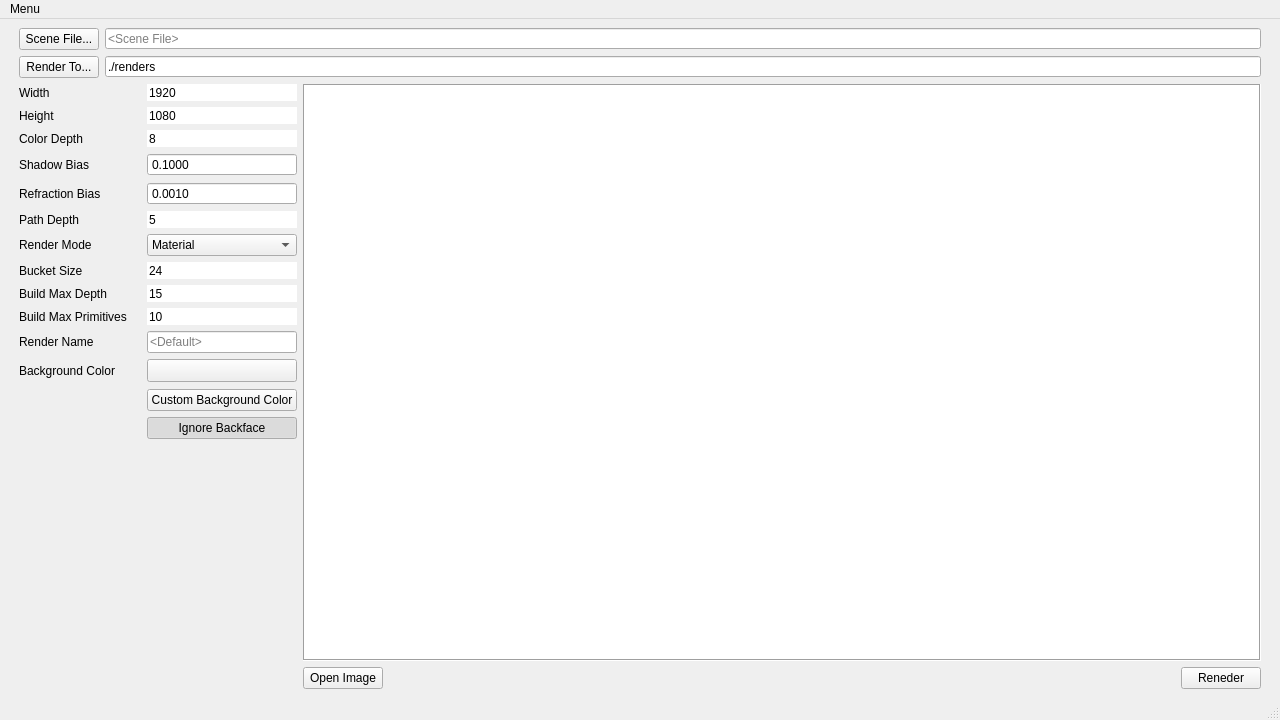
<?xml version="1.0" encoding="UTF-8"?>
<ui version="4.0">
 <class>RayTracer</class>
 <widget class="QMainWindow" name="RayTracer">
  <property name="geometry">
   <rect>
    <x>0</x>
    <y>0</y>
    <width>1280</width>
    <height>720</height>
   </rect>
  </property>
  <property name="minimumSize">
   <size>
    <width>800</width>
    <height>600</height>
   </size>
  </property>
  <property name="maximumSize">
   <size>
    <width>16777215</width>
    <height>16777215</height>
   </size>
  </property>
  <property name="windowTitle">
   <string>RayTracer</string>
  </property>
  <property name="windowIcon">
   <iconset>
    <normaloff>icons/RayTracing.png</normaloff>icons/RayTracing.png</iconset>
  </property>
  <widget class="QWidget" name="centralwidget">
   <layout class="QGridLayout" name="gridLayout_2" rowstretch="0,0,1,0,0,0" columnstretch="0,1,0,0,0,0">
    <item row="1" column="0" colspan="6">
     <layout class="QHBoxLayout" name="saveDirLayout">
      <property name="leftMargin">
       <number>10</number>
      </property>
      <property name="rightMargin">
       <number>10</number>
      </property>
      <item>
       <widget class="QPushButton" name="saveDirBtn">
        <property name="maximumSize">
         <size>
          <width>16777215</width>
          <height>24</height>
         </size>
        </property>
        <property name="toolTip">
         <string>Choose a directory to output the rendered image.</string>
        </property>
        <property name="text">
         <string>Render To...</string>
        </property>
       </widget>
      </item>
      <item>
       <widget class="QLineEdit" name="saveDirEntry">
        <property name="maximumSize">
         <size>
          <width>16777215</width>
          <height>21</height>
         </size>
        </property>
        <property name="toolTip">
         <string>The directory to output the rendered image.</string>
        </property>
        <property name="text">
         <string>./renders</string>
        </property>
        <property name="placeholderText">
         <string/>
        </property>
       </widget>
      </item>
     </layout>
    </item>
    <item row="2" column="0" rowspan="4">
     <layout class="QFormLayout" name="mainSettingsLayout">
      <property name="fieldGrowthPolicy">
       <enum>QFormLayout::FieldGrowthPolicy::AllNonFixedFieldsGrow</enum>
      </property>
      <property name="horizontalSpacing">
       <number>20</number>
      </property>
      <property name="verticalSpacing">
       <number>6</number>
      </property>
      <property name="leftMargin">
       <number>10</number>
      </property>
      <item row="0" column="0">
       <widget class="QLabel" name="resWidthLabel">
        <property name="toolTip">
         <string>The width of the resulting image in pixels.</string>
        </property>
        <property name="text">
         <string>Width</string>
        </property>
       </widget>
      </item>
      <item row="0" column="1">
       <widget class="QSpinBox" name="resWidthSpin">
        <property name="maximumSize">
         <size>
          <width>150</width>
          <height>16777215</height>
         </size>
        </property>
        <property name="toolTip">
         <string>The width of the resulting image in pixels.</string>
        </property>
        <property name="wrapping">
         <bool>false</bool>
        </property>
        <property name="frame">
         <bool>false</bool>
        </property>
        <property name="buttonSymbols">
         <enum>QAbstractSpinBox::ButtonSymbols::NoButtons</enum>
        </property>
        <property name="showGroupSeparator" stdset="0">
         <bool>false</bool>
        </property>
        <property name="minimum">
         <number>2</number>
        </property>
        <property name="maximum">
         <number>20000</number>
        </property>
        <property name="value">
         <number>1920</number>
        </property>
        <property name="displayIntegerBase">
         <number>10</number>
        </property>
       </widget>
      </item>
      <item row="1" column="0">
       <widget class="QLabel" name="resHeightLabel">
        <property name="toolTip">
         <string>The height of the resulting image in pixels.</string>
        </property>
        <property name="text">
         <string>Height</string>
        </property>
       </widget>
      </item>
      <item row="1" column="1">
       <widget class="QSpinBox" name="resHeightSpin">
        <property name="maximumSize">
         <size>
          <width>150</width>
          <height>16777215</height>
         </size>
        </property>
        <property name="toolTip">
         <string>The height of the resulting image in pixels.</string>
        </property>
        <property name="wrapping">
         <bool>false</bool>
        </property>
        <property name="frame">
         <bool>false</bool>
        </property>
        <property name="buttonSymbols">
         <enum>QAbstractSpinBox::ButtonSymbols::NoButtons</enum>
        </property>
        <property name="showGroupSeparator" stdset="0">
         <bool>false</bool>
        </property>
        <property name="minimum">
         <number>2</number>
        </property>
        <property name="maximum">
         <number>20000</number>
        </property>
        <property name="value">
         <number>1080</number>
        </property>
        <property name="displayIntegerBase">
         <number>10</number>
        </property>
       </widget>
      </item>
      <item row="2" column="0">
       <widget class="QLabel" name="colorDepthLabel">
        <property name="toolTip">
         <string>Color precision. The higher the color depth - the more color nuances will be produced. Defaults to 8-bit color, which makes each color component have a maximum value of 255, for a total of 16,777,216 colors.</string>
        </property>
        <property name="text">
         <string>Color Depth</string>
        </property>
       </widget>
      </item>
      <item row="2" column="1">
       <widget class="QSpinBox" name="colorDepthSpin">
        <property name="maximumSize">
         <size>
          <width>150</width>
          <height>16777215</height>
         </size>
        </property>
        <property name="toolTip">
         <string>Color precision. The higher the color depth - the more color nuances will be produced. Defaults to 8-bit color, which makes each color component have a maximum value of 255, for a total of 16,777,216 colors. Currently not set up.</string>
        </property>
        <property name="wrapping">
         <bool>false</bool>
        </property>
        <property name="frame">
         <bool>false</bool>
        </property>
        <property name="readOnly">
         <bool>true</bool>
        </property>
        <property name="buttonSymbols">
         <enum>QAbstractSpinBox::ButtonSymbols::NoButtons</enum>
        </property>
        <property name="showGroupSeparator" stdset="0">
         <bool>false</bool>
        </property>
        <property name="minimum">
         <number>2</number>
        </property>
        <property name="maximum">
         <number>24</number>
        </property>
        <property name="value">
         <number>8</number>
        </property>
        <property name="displayIntegerBase">
         <number>10</number>
        </property>
       </widget>
      </item>
      <item row="3" column="0">
       <widget class="QLabel" name="shadowBiasLabel">
        <property name="toolTip">
         <string>Precision fix for shadow rays. Use for correcting shadow artifacts when rendering diffuse objects.</string>
        </property>
        <property name="text">
         <string>Shadow Bias</string>
        </property>
       </widget>
      </item>
      <item row="3" column="1">
       <widget class="QDoubleSpinBox" name="shadowBiasSpin">
        <property name="maximumSize">
         <size>
          <width>150</width>
          <height>16777215</height>
         </size>
        </property>
        <property name="toolTip">
         <string>Precision fix for shadow rays. Use for correcting shadow artifacts when rendering diffuse objects.</string>
        </property>
        <property name="buttonSymbols">
         <enum>QAbstractSpinBox::ButtonSymbols::NoButtons</enum>
        </property>
        <property name="decimals">
         <number>4</number>
        </property>
        <property name="maximum">
         <double>1.000000000000000</double>
        </property>
        <property name="singleStep">
         <double>0.010000000000000</double>
        </property>
        <property name="value">
         <double>0.100000000000000</double>
        </property>
       </widget>
      </item>
      <item row="4" column="0">
       <widget class="QLabel" name="refractBiasLabel">
        <property name="toolTip">
         <string>Precision fix for refraction rays. Use for correcting refraction artifacts when rendering semi-transparent objects.</string>
        </property>
        <property name="text">
         <string>Refraction Bias</string>
        </property>
       </widget>
      </item>
      <item row="4" column="1">
       <widget class="QDoubleSpinBox" name="refractBiasSpin">
        <property name="maximumSize">
         <size>
          <width>150</width>
          <height>16777215</height>
         </size>
        </property>
        <property name="toolTip">
         <string>Precision fix for refraction rays. Use for correcting refraction artifacts when rendering semi-transparent objects.</string>
        </property>
        <property name="buttonSymbols">
         <enum>QAbstractSpinBox::ButtonSymbols::NoButtons</enum>
        </property>
        <property name="decimals">
         <number>4</number>
        </property>
        <property name="maximum">
         <double>1.000000000000000</double>
        </property>
        <property name="singleStep">
         <double>0.010000000000000</double>
        </property>
        <property name="value">
         <double>0.001000000000000</double>
        </property>
       </widget>
      </item>
      <item row="5" column="0">
       <widget class="QLabel" name="pathDepthLabel">
        <property name="toolTip">
         <string>The number of times a ray can be reflected or refracted before it stops calculating.</string>
        </property>
        <property name="text">
         <string>Path Depth</string>
        </property>
       </widget>
      </item>
      <item row="5" column="1">
       <widget class="QSpinBox" name="pathDepthSpin">
        <property name="maximumSize">
         <size>
          <width>150</width>
          <height>16777215</height>
         </size>
        </property>
        <property name="toolTip">
         <string>The number of times a ray can be reflected or refracted before it stops calculating.</string>
        </property>
        <property name="wrapping">
         <bool>false</bool>
        </property>
        <property name="frame">
         <bool>false</bool>
        </property>
        <property name="buttonSymbols">
         <enum>QAbstractSpinBox::ButtonSymbols::NoButtons</enum>
        </property>
        <property name="showGroupSeparator" stdset="0">
         <bool>false</bool>
        </property>
        <property name="minimum">
         <number>2</number>
        </property>
        <property name="maximum">
         <number>100</number>
        </property>
        <property name="value">
         <number>5</number>
        </property>
        <property name="displayIntegerBase">
         <number>10</number>
        </property>
       </widget>
      </item>
      <item row="6" column="0">
       <widget class="QLabel" name="renderModeLabel">
        <property name="toolTip">
         <string>The number of times a ray can be reflected or refracted before it stops calculating.</string>
        </property>
        <property name="text">
         <string>Render Mode</string>
        </property>
       </widget>
      </item>
      <item row="6" column="1">
       <widget class="QComboBox" name="renderModeCombo">
        <property name="maximumSize">
         <size>
          <width>150</width>
          <height>16777215</height>
         </size>
        </property>
        <property name="contextMenuPolicy">
         <enum>Qt::ContextMenuPolicy::PreventContextMenu</enum>
        </property>
        <property name="toolTip">
         <string>Choose how the rendered image would look like.</string>
        </property>
        <property name="currentIndex">
         <number>0</number>
        </property>
        <item>
         <property name="text">
          <string>Material</string>
         </property>
        </item>
        <item>
         <property name="text">
          <string>Random Mesh Color</string>
         </property>
        </item>
        <item>
         <property name="text">
          <string>Random Triangle Color</string>
         </property>
        </item>
        <item>
         <property name="text">
          <string>Barycentric Coordinates</string>
         </property>
        </item>
        <item>
         <property name="text">
          <string>Normals</string>
         </property>
        </item>
        <item>
         <property name="text">
          <string>Shaded Normals</string>
         </property>
        </item>
       </widget>
      </item>
      <item row="7" column="0">
       <widget class="QLabel" name="bucketSizeLabel">
        <property name="toolTip">
         <string>The size of each render bucket. Defaults to 24x24 pixels.</string>
        </property>
        <property name="text">
         <string>Bucket Size</string>
        </property>
       </widget>
      </item>
      <item row="7" column="1">
       <widget class="QSpinBox" name="bucketSizeSpin">
        <property name="maximumSize">
         <size>
          <width>150</width>
          <height>16777215</height>
         </size>
        </property>
        <property name="toolTip">
         <string>The size of each render bucket. Defaults to 24x24 pixels.</string>
        </property>
        <property name="wrapping">
         <bool>false</bool>
        </property>
        <property name="frame">
         <bool>false</bool>
        </property>
        <property name="buttonSymbols">
         <enum>QAbstractSpinBox::ButtonSymbols::NoButtons</enum>
        </property>
        <property name="showGroupSeparator" stdset="0">
         <bool>false</bool>
        </property>
        <property name="minimum">
         <number>2</number>
        </property>
        <property name="maximum">
         <number>1000</number>
        </property>
        <property name="value">
         <number>24</number>
        </property>
        <property name="displayIntegerBase">
         <number>10</number>
        </property>
       </widget>
      </item>
      <item row="8" column="0">
       <widget class="QLabel" name="accTreeMaxDepthLabel">
        <property name="toolTip">
         <string>The maximum depth for building an acceleration tree (KD or BVH). Defaults to 15.</string>
        </property>
        <property name="text">
         <string>Build Max Depth</string>
        </property>
       </widget>
      </item>
      <item row="8" column="1">
       <widget class="QSpinBox" name="accTreeMaxDepthSpin">
        <property name="maximumSize">
         <size>
          <width>150</width>
          <height>16777215</height>
         </size>
        </property>
        <property name="toolTip">
         <string>The maximum depth for building an acceleration tree (KD or BVH). Defaults to 15.</string>
        </property>
        <property name="wrapping">
         <bool>false</bool>
        </property>
        <property name="frame">
         <bool>false</bool>
        </property>
        <property name="buttonSymbols">
         <enum>QAbstractSpinBox::ButtonSymbols::NoButtons</enum>
        </property>
        <property name="showGroupSeparator" stdset="0">
         <bool>false</bool>
        </property>
        <property name="minimum">
         <number>1</number>
        </property>
        <property name="maximum">
         <number>30</number>
        </property>
        <property name="value">
         <number>15</number>
        </property>
        <property name="displayIntegerBase">
         <number>10</number>
        </property>
       </widget>
      </item>
      <item row="9" column="0">
       <widget class="QLabel" name="maxAABBTriCountLabel">
        <property name="toolTip">
         <string>The maximum number of triangles a single node of the acceleration tree can hold. Defaults to 10.</string>
        </property>
        <property name="text">
         <string>Build Max Primitives</string>
        </property>
       </widget>
      </item>
      <item row="9" column="1">
       <widget class="QSpinBox" name="maxAABBTriCountSpin">
        <property name="maximumSize">
         <size>
          <width>150</width>
          <height>16777215</height>
         </size>
        </property>
        <property name="toolTip">
         <string>The maximum number of triangles a single node of the acceleration tree can hold. Defaults to 10.</string>
        </property>
        <property name="wrapping">
         <bool>false</bool>
        </property>
        <property name="frame">
         <bool>false</bool>
        </property>
        <property name="buttonSymbols">
         <enum>QAbstractSpinBox::ButtonSymbols::NoButtons</enum>
        </property>
        <property name="showGroupSeparator" stdset="0">
         <bool>false</bool>
        </property>
        <property name="minimum">
         <number>1</number>
        </property>
        <property name="maximum">
         <number>50</number>
        </property>
        <property name="value">
         <number>10</number>
        </property>
        <property name="displayIntegerBase">
         <number>10</number>
        </property>
       </widget>
      </item>
      <item row="10" column="0">
       <widget class="QLabel" name="rendNameLabel">
        <property name="toolTip">
         <string>The name of the rendered image. If not set, it will use the name of the scene file.</string>
        </property>
        <property name="text">
         <string>Render Name</string>
        </property>
       </widget>
      </item>
      <item row="10" column="1">
       <widget class="QLineEdit" name="rendNameEntry">
        <property name="maximumSize">
         <size>
          <width>150</width>
          <height>16777215</height>
         </size>
        </property>
        <property name="toolTip">
         <string>The name of the rendered image. If not set, it will use the name of the scene file.</string>
        </property>
        <property name="text">
         <string/>
        </property>
        <property name="placeholderText">
         <string>&lt;Default&gt;</string>
        </property>
       </widget>
      </item>
      <item row="11" column="0">
       <widget class="QLabel" name="colorPreviewLabel">
        <property name="minimumSize">
         <size>
          <width>24</width>
          <height>24</height>
         </size>
        </property>
        <property name="toolTip">
         <string>The background color for the rendered image.</string>
        </property>
        <property name="frameShape">
         <enum>QFrame::Shape::NoFrame</enum>
        </property>
        <property name="text">
         <string>Background Color</string>
        </property>
       </widget>
      </item>
      <item row="11" column="1">
       <widget class="QToolButton" name="colorPickerBtn">
        <property name="sizePolicy">
         <sizepolicy hsizetype="Minimum" vsizetype="Fixed">
          <horstretch>0</horstretch>
          <verstretch>0</verstretch>
         </sizepolicy>
        </property>
        <property name="maximumSize">
         <size>
          <width>150</width>
          <height>16777215</height>
         </size>
        </property>
        <property name="cursor">
         <cursorShape>PointingHandCursor</cursorShape>
        </property>
        <property name="toolTip">
         <string>Click to select a color</string>
        </property>
        <property name="autoFillBackground">
         <bool>false</bool>
        </property>
        <property name="styleSheet">
         <string notr="true"/>
        </property>
        <property name="text">
         <string/>
        </property>
        <property name="checkable">
         <bool>false</bool>
        </property>
        <property name="checked">
         <bool>false</bool>
        </property>
        <property name="autoRepeat">
         <bool>false</bool>
        </property>
        <property name="autoExclusive">
         <bool>false</bool>
        </property>
        <property name="toolButtonStyle">
         <enum>Qt::ToolButtonStyle::ToolButtonIconOnly</enum>
        </property>
        <property name="autoRaise">
         <bool>false</bool>
        </property>
        <property name="arrowType">
         <enum>Qt::ArrowType::NoArrow</enum>
        </property>
       </widget>
      </item>
      <item row="12" column="1">
       <widget class="QPushButton" name="overrideBGColorBtn">
        <property name="maximumSize">
         <size>
          <width>150</width>
          <height>16777215</height>
         </size>
        </property>
        <property name="toolTip">
         <string>Should the back faces of the triangles be rendered or ignored.</string>
        </property>
        <property name="text">
         <string>Custom Background Color</string>
        </property>
        <property name="checkable">
         <bool>true</bool>
        </property>
        <property name="checked">
         <bool>false</bool>
        </property>
        <property name="default">
         <bool>false</bool>
        </property>
        <property name="flat">
         <bool>false</bool>
        </property>
       </widget>
      </item>
      <item row="13" column="1">
       <widget class="QPushButton" name="ignoreBackfaceBtn">
        <property name="maximumSize">
         <size>
          <width>150</width>
          <height>16777215</height>
         </size>
        </property>
        <property name="toolTip">
         <string>Should the back faces of the triangles be rendered or ignored.</string>
        </property>
        <property name="text">
         <string>Ignore Backface</string>
        </property>
        <property name="checkable">
         <bool>true</bool>
        </property>
        <property name="checked">
         <bool>true</bool>
        </property>
        <property name="flat">
         <bool>false</bool>
        </property>
       </widget>
      </item>
      <item row="14" column="1">
       <spacer name="verticalSpacer">
        <property name="orientation">
         <enum>Qt::Orientation::Vertical</enum>
        </property>
        <property name="sizeHint" stdset="0">
         <size>
          <width>20</width>
          <height>40</height>
         </size>
        </property>
       </spacer>
      </item>
     </layout>
    </item>
    <item row="0" column="0" colspan="6">
     <layout class="QHBoxLayout" name="sceneFileLayout">
      <property name="leftMargin">
       <number>10</number>
      </property>
      <property name="rightMargin">
       <number>10</number>
      </property>
      <item>
       <widget class="QPushButton" name="sceneFileBtn">
        <property name="maximumSize">
         <size>
          <width>16777215</width>
          <height>24</height>
         </size>
        </property>
        <property name="toolTip">
         <string>Choose a scene file to be processed and rendered.</string>
        </property>
        <property name="text">
         <string>Scene File...</string>
        </property>
       </widget>
      </item>
      <item>
       <widget class="QLineEdit" name="sceneFileEntry">
        <property name="maximumSize">
         <size>
          <width>16777215</width>
          <height>21</height>
         </size>
        </property>
        <property name="toolTip">
         <string>The scene file to be processed and rendered.</string>
        </property>
        <property name="text">
         <string/>
        </property>
        <property name="placeholderText">
         <string>&lt;Scene File&gt;</string>
        </property>
       </widget>
      </item>
     </layout>
    </item>
    <item row="2" column="1" rowspan="4" colspan="5">
     <layout class="QGridLayout" name="viewerLayout" rowstretch="1,0,0,0">
      <property name="rightMargin">
       <number>10</number>
      </property>
      <item row="3" column="6">
       <widget class="QPushButton" name="renderBtn">
        <property name="text">
         <string>Reneder</string>
        </property>
       </widget>
      </item>
      <item row="3" column="2">
       <widget class="QPushButton" name="prevImgBtn">
        <property name="text">
         <string/>
        </property>
        <property name="icon">
         <iconset theme="QIcon::ThemeIcon::GoPrevious"/>
        </property>
        <property name="flat">
         <bool>true</bool>
        </property>
       </widget>
      </item>
      <item row="3" column="5">
       <spacer name="horizontalSpacer_2">
        <property name="orientation">
         <enum>Qt::Orientation::Horizontal</enum>
        </property>
        <property name="sizeHint" stdset="0">
         <size>
          <width>40</width>
          <height>20</height>
         </size>
        </property>
       </spacer>
      </item>
      <item row="3" column="3">
       <widget class="QPushButton" name="nextImgBtn">
        <property name="text">
         <string/>
        </property>
        <property name="icon">
         <iconset theme="QIcon::ThemeIcon::GoNext"/>
        </property>
        <property name="flat">
         <bool>true</bool>
        </property>
       </widget>
      </item>
      <item row="3" column="4">
       <widget class="QPushButton" name="zoomResetBtn">
        <property name="text">
         <string/>
        </property>
        <property name="icon">
         <iconset theme="QIcon::ThemeIcon::ViewFullscreen"/>
        </property>
        <property name="flat">
         <bool>true</bool>
        </property>
       </widget>
      </item>
      <item row="3" column="1">
       <spacer name="horizontalSpacer">
        <property name="orientation">
         <enum>Qt::Orientation::Horizontal</enum>
        </property>
        <property name="sizeHint" stdset="0">
         <size>
          <width>40</width>
          <height>20</height>
         </size>
        </property>
       </spacer>
      </item>
      <item row="3" column="0">
       <widget class="QPushButton" name="openImgBtn">
        <property name="text">
         <string>Open Image</string>
        </property>
       </widget>
      </item>
      <item row="0" column="0" colspan="7">
       <layout class="QVBoxLayout" name="viewportLayout">
        <item>
         <widget class="QGraphicsView" name="qViewport">
          <property name="frameShape">
           <enum>QFrame::Shape::Box</enum>
          </property>
         </widget>
        </item>
       </layout>
      </item>
     </layout>
    </item>
   </layout>
  </widget>
  <widget class="QMenuBar" name="menubar">
   <property name="geometry">
    <rect>
     <x>0</x>
     <y>0</y>
     <width>1280</width>
     <height>33</height>
    </rect>
   </property>
   <widget class="QMenu" name="menuMenu">
    <property name="title">
     <string>Menu</string>
    </property>
    <addaction name="actionRender"/>
    <addaction name="separator"/>
    <addaction name="actionExit"/>
   </widget>
   <addaction name="menuMenu"/>
  </widget>
  <widget class="QStatusBar" name="statusbar"/>
  <action name="actionRender">
   <property name="text">
    <string>Render</string>
   </property>
  </action>
  <action name="actionExit">
   <property name="text">
    <string>Exit</string>
   </property>
  </action>
 </widget>
 <resources/>
 <connections/>
</ui>
